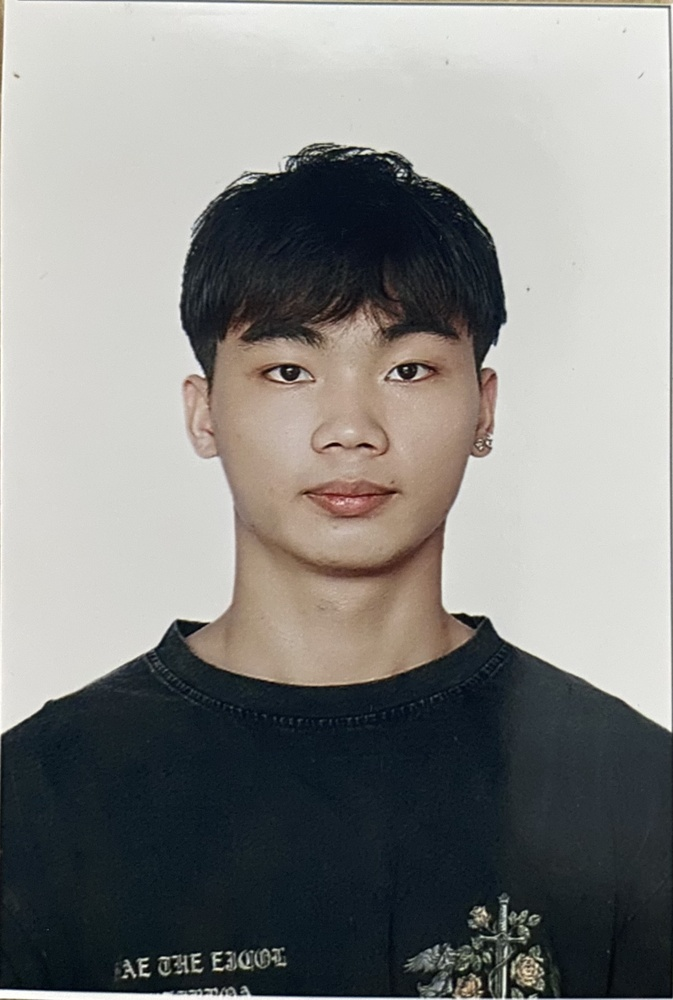
#> input picture Baitap2/anhtrung.jpg, 673 x 1000 px, shrunk from 1626 x 2417 before the run
$ python bai2.py   (older library calls are emulated)
#> lines starting #> are read from the running program, lines starting #| are printed output that depends on the picture
import cv2
import numpy as np
import matplotlib.pyplot as plt

# Đọc ảnh đầu vào
img = cv2.imread('anhtrung.jpg', 0)  # Đọc ảnh ở dạng grayscale
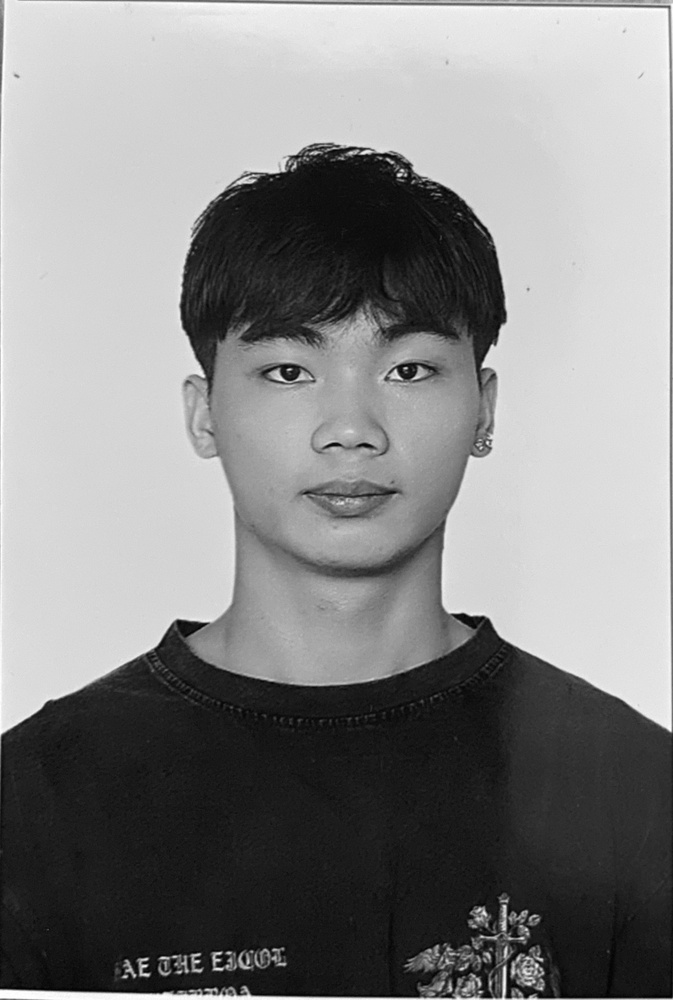
#> img: shape (1000, 673); min 0, max 255, mean 134

# Áp dụng toán tử Sobel
sobelx = cv2.Sobel(img, cv2.CV_64F, 1, 0, ksize=3)  # Gradient theo hướng x
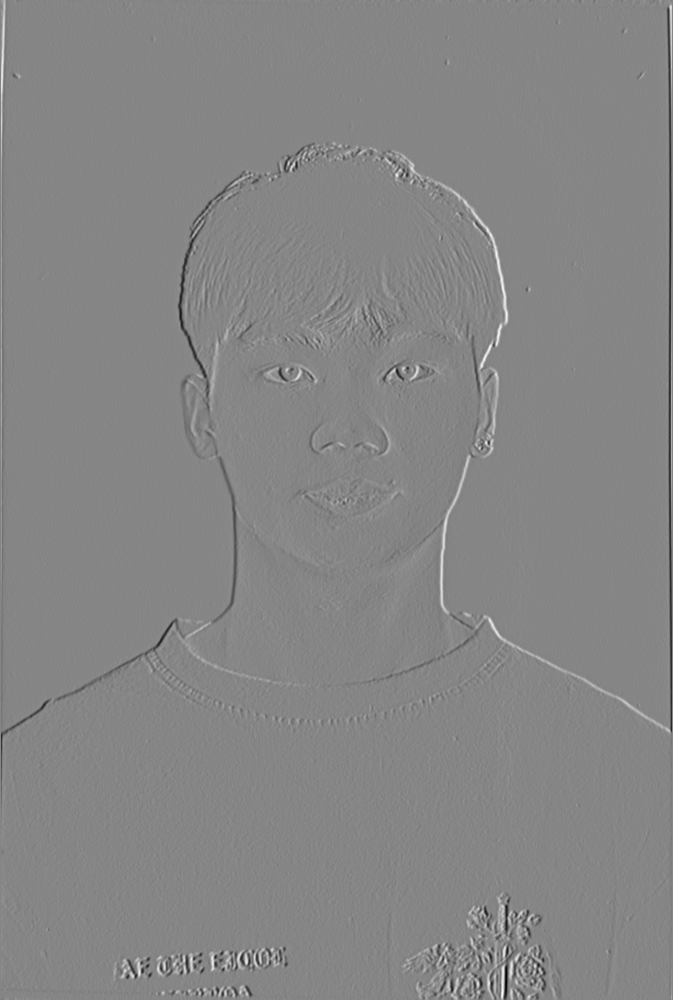
#> sobelx: shape (1000, 673) float64; min -739, max 668, mean -0.7; drawn with min black and max white
sobely = cv2.Sobel(img, cv2.CV_64F, 0, 1, ksize=3)  # Gradient theo hướng y
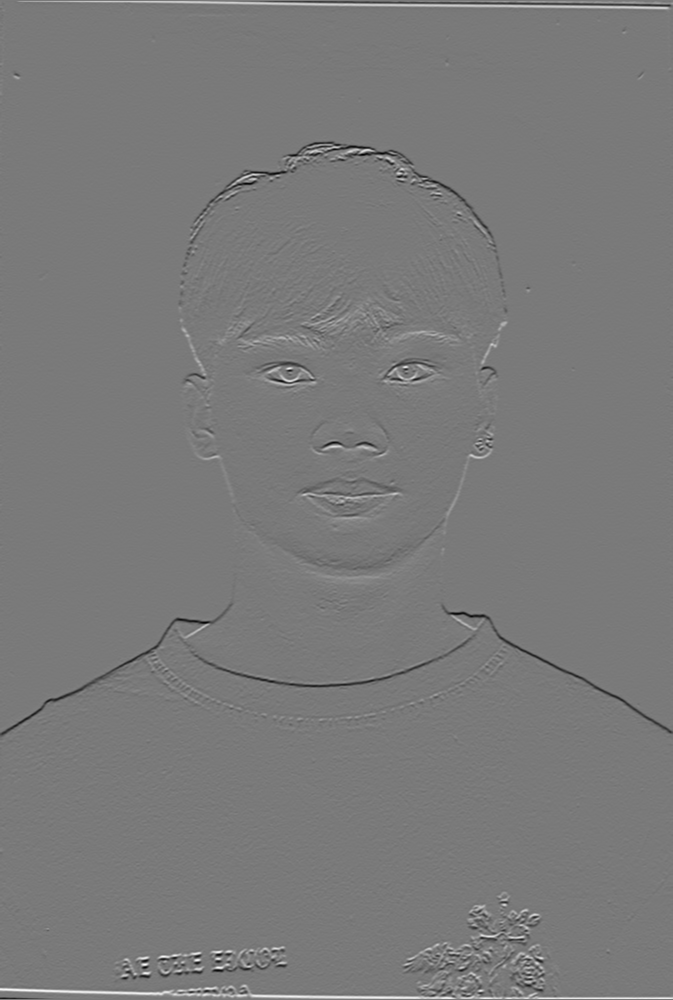
#> sobely: shape (1000, 673) float64; min -781, max 850, mean 0.4; drawn with min black and max white
sobel = cv2.magnitude(sobelx, sobely)  # Tính tổng của hai hướng
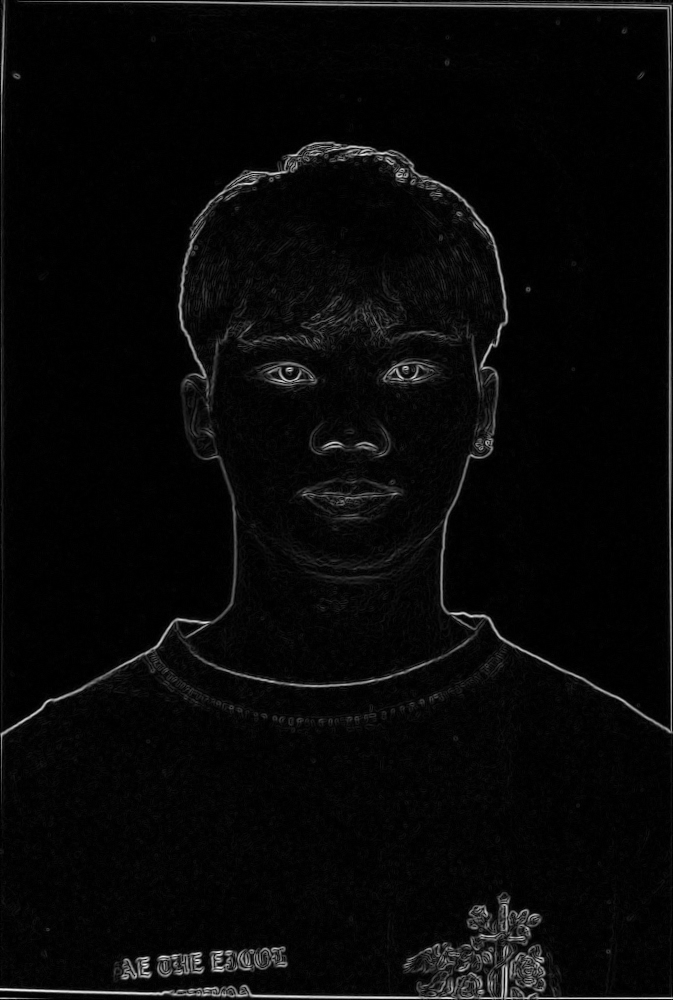
#> sobel: shape (1000, 673) float64; min 0, max 850.8, mean 28.6; drawn with min black and max white

# Áp dụng toán tử Laplace Gaussian
laplacian_gaussian = cv2.Laplacian(cv2.GaussianBlur(img, (3,3), 0), cv2.CV_64F)
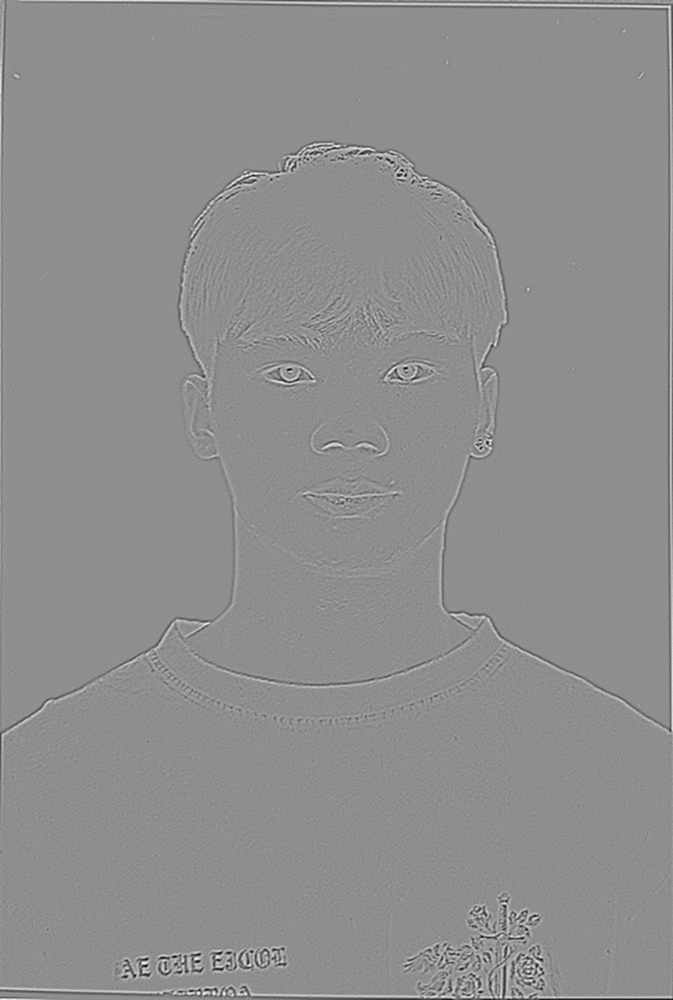
#> laplacian_gaussian: shape (1000, 673) float64; min -113, max 89, mean 0; drawn with min black and max white

# Hiển thị kết quả
plt.figure(figsize=(10, 5))

plt.subplot(1, 3, 1)
plt.imshow(img, cmap='gray')
plt.title('Ảnh gốc')

plt.subplot(1, 3, 2)
plt.imshow(sobel, cmap='gray')
plt.title('Toán tử Sobel')

plt.subplot(1, 3, 3)
plt.imshow(laplacian_gaussian, cmap='gray')
plt.title('Toán tử Laplace Gaussian')

plt.show()

$ run again, with Baitap2/Kết quả.jpg copied over Baitap2/anhtrung.jpg
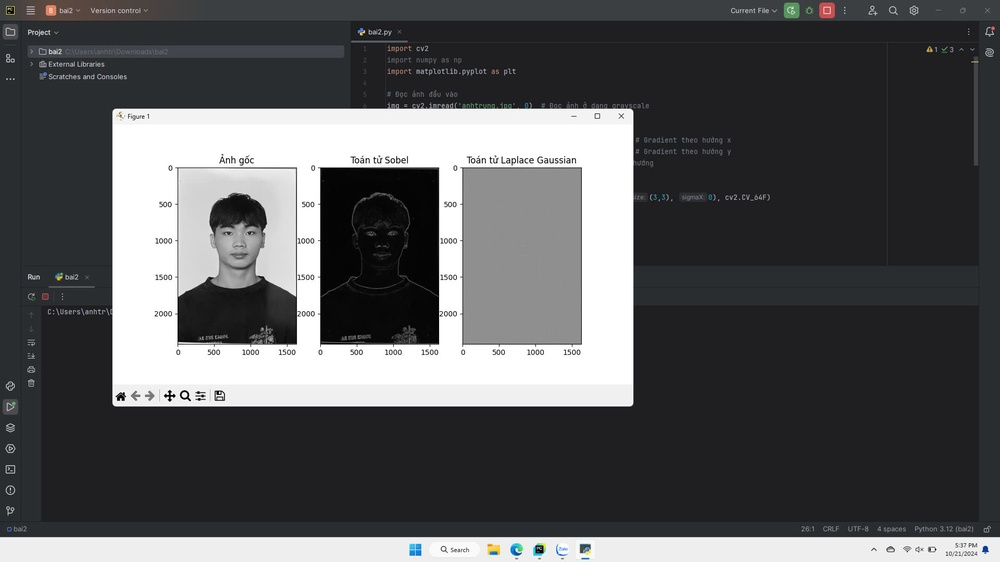
#> input picture Baitap2/Kết quả.jpg, 1000 x 562 px, shrunk from 1920 x 1080 before the run
#> `sobel = cv2.magnitude(sobelx, sobely)`:
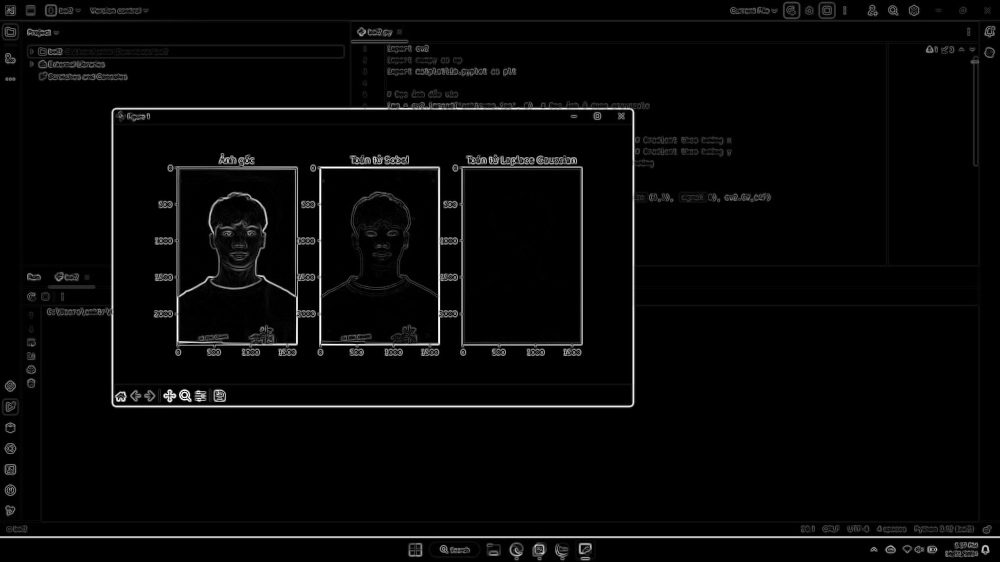
#> sobel: shape (562, 1000) float64; min 0, max 1031.2, mean 28; drawn with min black and max white
#> `laplacian_gaussian = cv2.Laplacian(cv2.GaussianBlur(img, (3,3), 0), cv..`:
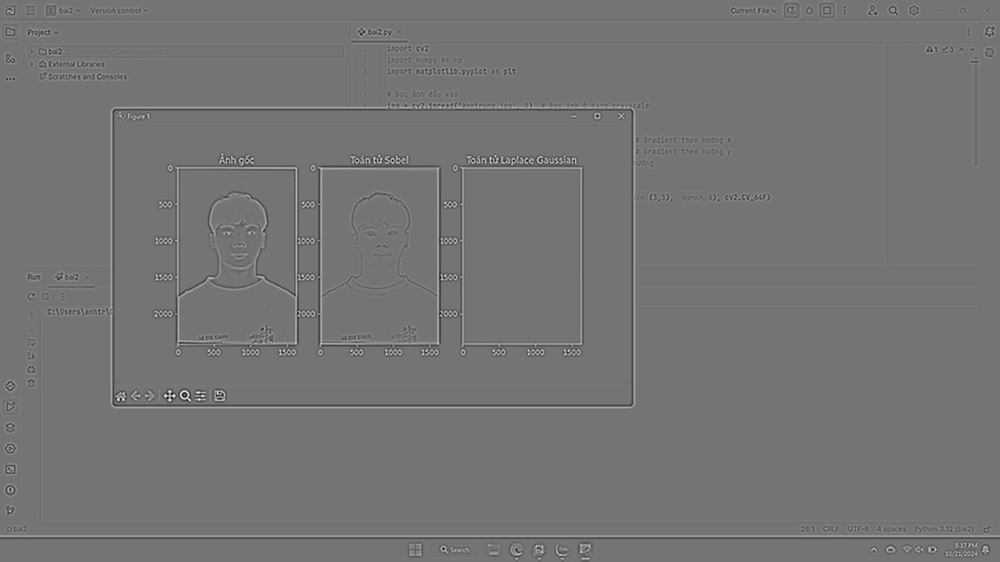
#> laplacian_gaussian: shape (562, 1000) float64; min -155, max 183, mean 0; drawn with min black and max white
